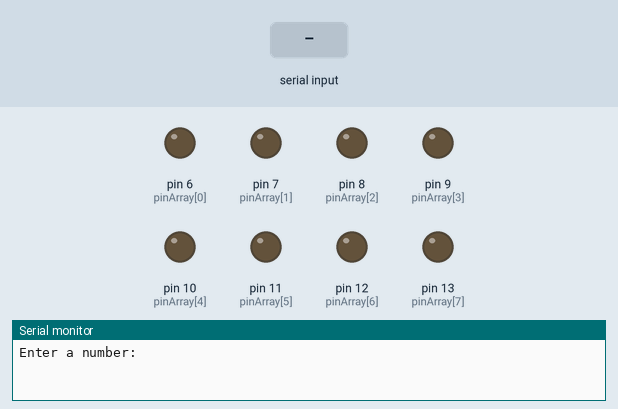
The sketch below on a simulated Arduino Uno, built with avr-gcc and run on an emulated ATmega328P. On the bench: output pins drawn as LEDs (lit = HIGH), the last lines printed to the serial monitor. Inputs (shaded band) come from the test bench.

Above: at 1.2 s.
1.3 s: "90,45\n" received over Serial
At 2.1 s:
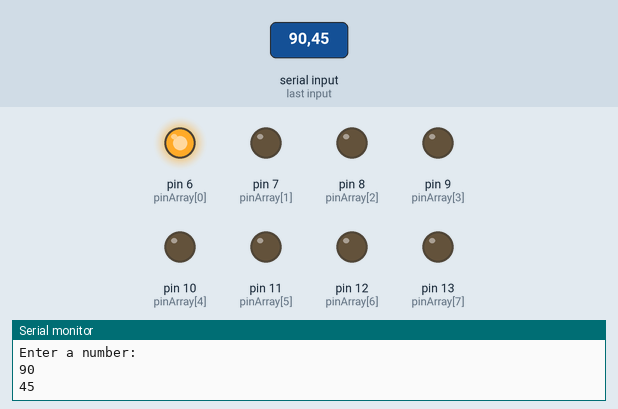
Timing chart, 0 to 4.3 s (numbered marks = the images above; inputs shaded):
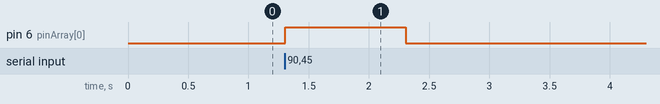

Measured:
- after the input at 1.3 s, pin 6 (pinArray[0]): LOW → HIGH at once, → LOW 1.0 s later

The sketch:

Pratical_1.ino
```cpp
int x ;
int pinArray[] = {6,7,8,9,10,11,12,13};
int inputnumber ;
int inputInt = 0 ;
int num = 0;
int newval = 0;
void setup() {
  for(int x = 0; x < 8; x++){
    pinMode(pinArray[x], OUTPUT);
  }

  Serial.begin(9600);

  Serial.println("Enter a number: ");

}

void loop() {

  if(Serial.available() > 0){

   inputInt= Serial.parseInt();
    Serial.println(inputInt);

    if((inputInt >= 0) && (inputInt <= 255) ){

        if(inputInt % 2){
          digitalWrite(pinArray[x], HIGH);
        }else{
          digitalWrite(pinArray[x], LOW);
        }
        inputInt /= 2;
      }
    }
  }
```
